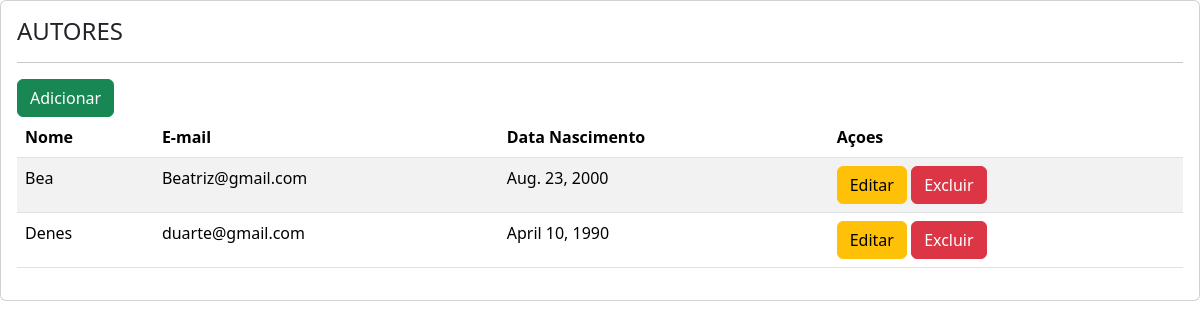
Before: /autor/ with the older database file.
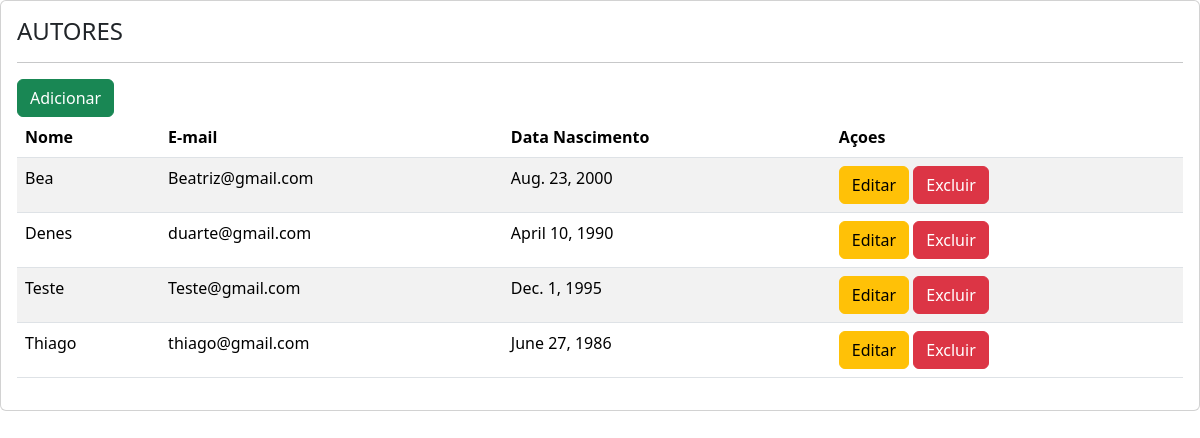
After: the same page with the newer database file.
### portal/models.py (models this page shows)
class Autor(models.Model):
    nome = models.CharField(max_length=255)
    data_nascimento = models.DateField()
    email = models.EmailField()

### portal/views.py (the view)
# urls.py: path('autor/',views.autor, name='autor'),
def autor(request):
    autores = Autor.objects.all()
    context = {
        'autores':autores
    }
    return render(request,'portal/autor.html', context)

### portal/templates/portal/autor.html (shortened to what this page needs)
<!doctype html>
<html lang="pt-br">
  <head>
    <link href="https://cdn.jsdelivr.net/npm/bootstrap@5.3.2/dist/css/bootstrap.min.css" rel="stylesheet">
  </head>
  <body>
    <div class="card">
        <div class="card-body">
            <h4>AUTORES</h4>
            <hr>
            <a class="btn btn-success" href="{% url 'autor_add' %}"> Adicionar</a>
            <table class="table table-striped">
            <thead>
                <tr>
                    <th>Nome</th>
                    <th>E-mail</th>
                    <th>Data Nascimento</th>
                    <th>Açoes</th>
                </tr>
            </thead>
            <tbody>
                {% for autor in autores %}
                <tr>
                    <td>{{ autor.nome }}</td>
                    <td>{{ autor.email }}</td>
                    <td>{{ autor.data_nascimento }}</td>
                    <td>
                        <a class="btn btn-warning" href="autor_edit/{{autor.id}}">Editar</a>
                        <a class="btn btn-danger" href="autor_delete/{{autor.id}}" onclick="return confirm('Tem certeza que deseja excluir esse autor?')" >Excluir</a>
                    </td>
                </tr>
                {% endfor %}
            </tbody>
            </table>
        </div>
    </div>
  </body>
</html>

Changed rows visible on the page:
added Autor: nome "Teste", email "Teste@gmail.com", data_nascimento "Dec. 1, 1995"
added Autor: nome "Thiago", email "thiago@gmail.com", data_nascimento "June 27, 1986"
